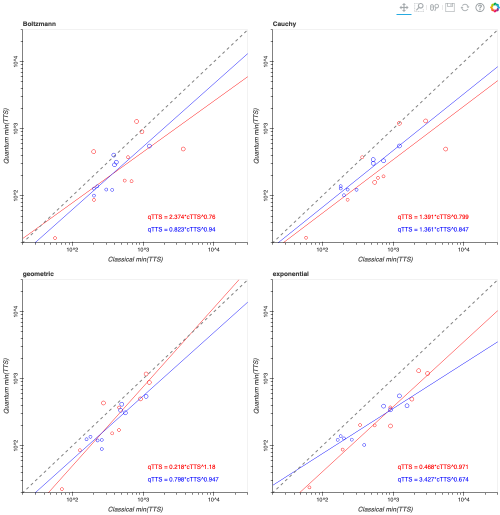
#> input picture var_beta_TTS_slope.png, 1000 x 1030 px (shown at 1/2 size)
$ python -i plot_quantum_vs_classical.py   (imports and definitions only)
#> lines starting #> are read from the running program, lines starting #| are printed output that depends on the picture
### utils.py
import numpy as np
import matplotlib.pyplot as plt
import math
import json
import argparse
from scipy.stats import vonmises
import re
import random

import itertools
class Utils():

    def __init__(self, config_path=''):

        if config_path != '':
            try:
                f = open(config_path)
                f.close()
            except IOError:
                print('<!> Info: No configuration file')
                raise Exception('It is necessary to create a configuration file (.json) for some variables')

            with open(config_path) as json_file:
                        self.config_variables = json.load(json_file)

    def get_config_variables(self):
        return self.config_variables

    # [64 lines left out: functions parse_arguments, get_dihedral, calculateAngle, not called in this run]


    def distance(self, atom, atom2):
        return np.sqrt((atom.x-atom2.x)**2+(atom.y-atom2.y)**2+(atom.z-atom2.z)**2)

    # [341 lines left out: functions calculateAtomConnection, is_proline_N, main_chain_builder, rotate, decorations_to_rotate, plotting and 3 more, not called in this run]

    def angle_to_binary(self, angle, number_bits_rotation):

        return ('0'*(number_bits_rotation - len(format(angle,'b'))) + format(angle,'b'))

    def calculateTTS(self, precision_solution, t, p_t):

        return t * (math.log10(1-precision_solution)/(math.log10(1-p_t)))


    # [309 lines left out: functions plot_tts, write_tts, write_experiment_results, mergeDict, list_of_dict_2_dict_of_lists, write_real_results and 5 more, not called in this run]

### plotter/plot_quantum_vs_classical.py
import re
import numpy as np
import itertools
from collections import OrderedDict

from bokeh.plotting import figure, show, output_file, gridplot
from bokeh.io import export_png, export_svgs
from bokeh.palettes import Turbo256
from bokeh.models import Legend, LegendItem, ColumnDataSource, LabelSet, Label, Marker, renderers
from bokeh.palettes import Dark2_5 as palette
from bokeh.models import SingleIntervalTicker, LinearAxis, Slope

import matplotlib.pyplot as plt
from matplotlib.legend_handler import HandlerLine2D, HandlerTuple
from utils import Utils
tools = Utils()

# [545 lines left out: functions plot_q_vs_c, plot_q_vs_c_tts_ratio, TTSplotter, generate_legend, plot_q_vs_c_slope, plot_q_vs_c_slope_var, not called in this run]

    # show the results
    #show(p)

def plot_q_opt_step(data):

    output_file("Quantum optimal step.html")
    quantum_optimal_step = {}

    for protein_key in data:

        protein_name = protein_key.split('_')[0]
        bits = protein_key.split('_')[1]
        init_method = protein_key.split('_')[2]
        step = data[protein_key]['min_tts_q_step']

        if len(protein_name) == 2:

            if protein_name+'-'+init_method in quantum_optimal_step.keys():
                quantum_optimal_step[protein_name+'-'+init_method][bits] = step
            else:
                quantum_optimal_step[protein_name+'-'+init_method] = {bits: step}

    p = figure(plot_width=400, plot_height=400, x_range=(3, 10), x_axis_type=None)
    ticker = SingleIntervalTicker(interval=1, num_minor_ticks=10)
    xaxis = LinearAxis(ticker=ticker)
    p.add_layout(xaxis, 'below')
    # create a color iterator
    colors = itertools.cycle(palette)

    for protein, color in zip(quantum_optimal_step, colors):

        ordered_quantum_steps = OrderedDict(sorted(quantum_optimal_step[protein].items()))


        p.line(list(ordered_quantum_steps.keys()), list(ordered_quantum_steps.values()), line_width=2, color=color, legend=protein)

        #p.circle([1, 2], [3, 4], size=20, color="navy", alpha=0.5)


    show(p)

# [125 lines left out: function TTSplotter_matplotlib, not called in this run]

#    "path_tts_plot": "./beta_var_dipeptides_3/",

>>> import cv2
>>> picture = cv2.imread('../var_beta_TTS_slope.png', cv2.IMREAD_GRAYSCALE)
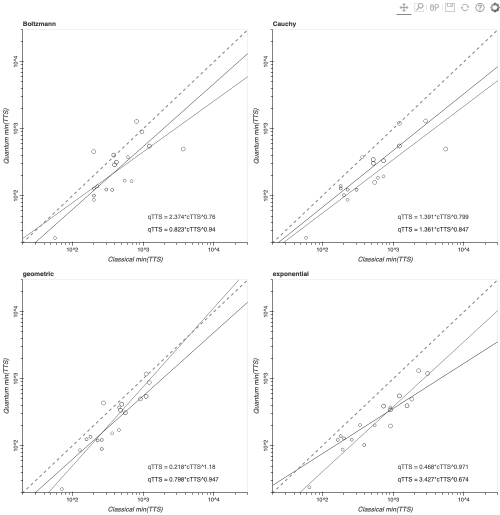
#> picture: shape (1030, 1000) (shown at 1/2 size); min 0, max 255, mean 250.8
#> the loop in plot_q_opt_step, `for protein_key in data: ` made 1 pass
#> after the loop in plot_q_opt_step, `for protein_key in data:`: quantum_optimal_step = 0 items
#> (the run stopped early here; a loop or call above may not have finished)
